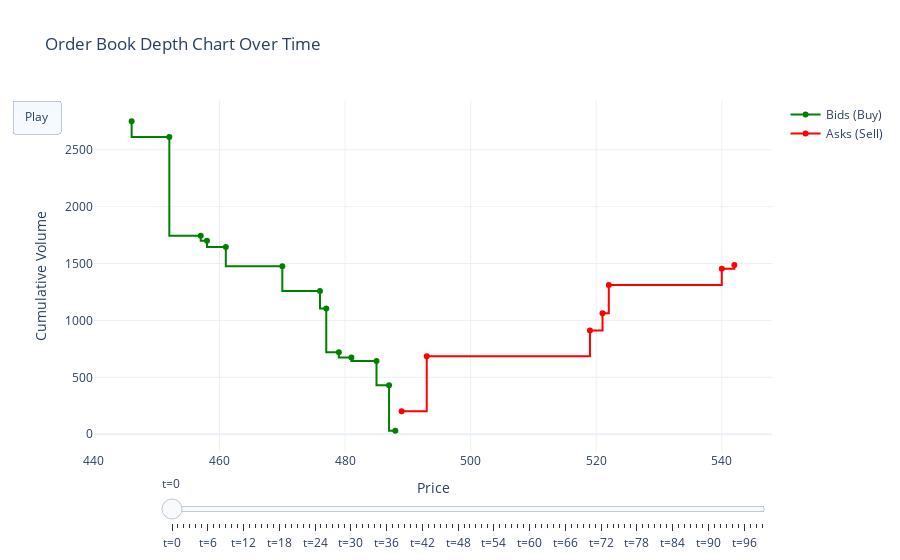

Here is the notebook cell this chart was saved with:
### Code cell
import plotly.graph_objects as go
import numpy as np


frames = []
initial_bids = []
initial_asks = []

for t in range(100):
    buy_prices = []
    buy_volumes = []
    for orders, currentNode in exchange.buys.head.in_order():
        buy_prices.append(currentNode.value)
        buy_volumes.append(sum(order.unfilledVolume for order in orders))
    
    sell_prices = []
    sell_volumes = []
    for orders, currentNode in exchange.sells.head.in_order():
        sell_prices.append(currentNode.value)
        sell_volumes.append(sum(order.unfilledVolume for order in orders))

    buy_cumvol = np.cumsum(buy_volumes)
    sell_cumvol = np.cumsum(sell_volumes)

    # Save the first snapshot to use as the base
    if t == 0:
        initial_bids = [go.Scatter(
            x=buy_prices,
            y=buy_cumvol,
            mode='lines+markers',
            name='Bids (Buy)',
            line=dict(color='green', shape='hv')
        )]
        initial_asks = [go.Scatter(
            x=sell_prices,
            y=sell_cumvol,
            mode='lines+markers',
            name='Asks (Sell)',
            line=dict(color='red', shape='hv')
        )]

    # Each frame stores updated bid/ask lines
    frames.append(go.Frame(
        name=str(t),
        data=[
            go.Scatter(x=buy_prices, y=buy_cumvol, mode='lines+markers',
                       line=dict(color='green', shape='hv')),
            go.Scatter(x=sell_prices, y=sell_cumvol, mode='lines+markers',
                       line=dict(color='red', shape='hv'))
        ]
    ))

    order1 = Order(np.floor(np.random.normal()* 10) + 500,random.randint(1,500),False)
    order2 = Order(np.floor(np.random.normal()* 10) + 495,random.randint(1,500),True)
    exchange.submitOrder(random.choice([order1,order2]))

# Create figure with initial data
fig = go.Figure(
    data=initial_bids + initial_asks,
    layout=go.Layout(
        title="Order Book Depth Chart Over Time",
        xaxis_title="Price",
        yaxis_title="Cumulative Volume",
        template='plotly_white',
        updatemenus=[dict(
            type="buttons",
            buttons=[dict(label="Play", method="animate", args=[None])]
        )]
    ),
    frames=frames
)

# Add slider for time
fig.update_layout(
    sliders=[{
        "steps": [
            {
                "method": "animate",
                "args": [[str(t)], {"mode": "immediate", "frame": {"duration": 200, "redraw": True}}],
                "label": f"t={t}"
            } for t in range(len(frames))
        ],
        "transition": {"duration": 0},
        "x": 0.1,
        "len": 0.9
    }]
)

fig.show()

### Figure 1 — Plotly figure (JSON) as saved in the notebook; plotly's stock layout.template omitted (floating-point values rounded to 4 significant figures)
{"data": [{"line": {"color": "green", "shape": "hv"}, "mode": "lines+markers", "name": "Bids (Buy)", "type": "scatter", "x": [488, 487, 485, 481, 479, 477, 476, 470, 461, 458, 457, 452, 446], "y": [31, 431, 643, 673, 721, 1104, 1259, 1477, 1646, 1700, 1745, 2613, 2750]}, {"line": {"color": "red", "shape": "hv"}, "mode": "lines+markers", "name": "Asks (Sell)", "type": "scatter", "x": [489, 493, 519, 521, 522, 540, 542], "y": [201, 685, 911, 1063, 1311, 1454, 1488]}], "layout": {"sliders": [{"len": 0.9, "steps": [{"args": [["0"], {"frame": {"duration": 200, "redraw": true}, "mode": "immediate"}], "label": "t=0", "method": "animate"}, {"args": [["1"], {"frame": {"duration": 200, "redraw": true}, "mode": "immediate"}], "label": "t=1", "method": "animate"}, {"args": [["2"], {"frame": {"duration": 200, "redraw": true}, "mode": "immediate"}], "label": "t=2", "method": "animate"}, {"args": [["3"], {"frame": {"duration": 200, "redraw": true}, "mode": "immediate"}], "label": "t=3", "method": "animate"}, {"args": [["4"], {"frame": {"duration": 200, "redraw": true}, "mode": "immediate"}], "label": "t=4", "method": "animate"}, {"args": [["5"], {"frame": {"duration": 200, "redraw": true}, "mode": "immediate"}], "label": "t=5", "method": "animate"}, {"args": [["6"], {"frame": {"duration": 200, "redraw": true}, "mode": "immediate"}], "label": "t=6", "method": "animate"}, {"args": [["7"], {"frame": {"duration": 200, "redraw": true}, "mode": "immediate"}], "label": "t=7", "method": "animate"}, {"args": [["8"], {"frame": {"duration": 200, "redraw": true}, "mode": "immediate"}], "label": "t=8", "method": "animate"}, {"args": [["9"], {"frame": {"duration": 200, "redraw": true}, "mode": "immediate"}], "label": "t=9", "method": "animate"}, {"args": [["10"], {"frame": {"duration": 200, "redraw": true}, "mode": "immediate"}], "label": "t=10", "method": "animate"}, {"args": [["11"], {"frame": {"duration": 200, "redraw": true}, "mode": "immediate"}], "label": "t=11", "method": "animate"}, {"args": [["12"], {"frame": {"duration": 200, "redraw": true}, "mode": "immediate"}], "label": "t=12", "method": "animate"}, {"args": [["13"], {"frame": {"duration": 200, "redraw": true}, "mode": "immediate"}], "label": "t=13", "method": "animate"}, {"args": [["14"], {"frame": {"duration": 200, "redraw": true}, "mode": "immediate"}], "label": "t=14", "method": "animate"}, {"args": [["15"], {"frame": {"duration": 200, "redraw": true}, "mode": "immediate"}], "label": "t=15", "method": "animate"}, {"args": [["16"], {"frame": {"duration": 200, "redraw": true}, "mode": "immediate"}], "label": "t=16", "method": "animate"}, {"args": [["17"], {"frame": {"duration": 200, "redraw": true}, "mode": "immediate"}], "label": "t=17", "method": "animate"}, {"args": [["18"], {"frame": {"duration": 200, "redraw": true}, "mode": "immediate"}], "label": "t=18", "method": "animate"}, {"args": [["19"], {"frame": {"duration": 200, "redraw": true}, "mode": "immediate"}], "label": "t=19", "method": "animate"}, {"args": [["20"], {"frame": {"duration": 200, "redraw": true}, "mode": "immediate"}], "label": "t=20", "method": "animate"}, {"args": [["21"], {"frame": {"duration": 200, "redraw": true}, "mode": "immediate"}], "label": "t=21", "method": "animate"}, {"args": [["22"], {"frame": {"duration": 200, "redraw": true}, "mode": "immediate"}], "label": "t=22", "method": "animate"}, {"args": [["23"], {"frame": {"duration": 200, "redraw": true}, "mode": "immediate"}], "label": "t=23", "method": "animate"}, {"args": [["24"], {"frame": {"duration": 200, "redraw": true}, "mode": "immediate"}], "label": "t=24", "method": "animate"}, {"args": [["25"], {"frame": {"duration": 200, "redraw": true}, "mode": "immediate"}], "label": "t=25", "method": "animate"}, {"args": [["26"], {"frame": {"duration": 200, "redraw": true}, "mode": "immediate"}], "label": "t=26", "method": "animate"}, {"args": [["27"], {"frame": {"duration": 200, "redraw": true}, "mode": "immediate"}], "label": "t=27", "method": "animate"}, {"args": [["28"], {"frame": {"duration": 200, "redraw": true}, "mode": "immediate"}], "label": "t=28", "method": "animate"}, {"args": [["29"], {"frame": {"duration": 200, "redraw": true}, "mode": "immediate"}], "label": "t=29", "method": "animate"}, {"args": [["30"], {"frame": {"duration": 200, "redraw": true}, "mode": "immediate"}], "label": "t=30", "method": "animate"}, {"args": [["31"], {"frame": {"duration": 200, "redraw": true}, "mode": "immediate"}], "label": "t=31", "method": "animate"}, {"args": [["32"], {"frame": {"duration": 200, "redraw": true}, "mode": "immediate"}], "label": "t=32", "method": "animate"}, {"args": [["33"], {"frame": {"duration": 200, "redraw": true}, "mode": "immediate"}], "label": "t=33", "method": "animate"}, {"args": [["34"], {"frame": {"duration": 200, "redraw": true}, "mode": "immediate"}], "label": "t=34", "method": "animate"}, {"args": [["35"], {"frame": {"duration": 200, "redraw": true}, "mode": "immediate"}], "label": "t=35", "method": "animate"}, {"args": [["36"], {"frame": {"duration": 200, "redraw": true}, "mode": "immediate"}], "label": "t=36", "method": "animate"}, {"args": [["37"], {"frame": {"duration": 200, "redraw": true}, "mode": "immediate"}], "label": "t=37", "method": "animate"}, {"args": [["38"], {"frame": {"duration": 200, "redraw": true}, "mode": "immediate"}], "label": "t=38", "method": "animate"}, {"args": [["39"], {"frame": {"duration": 200, "redraw": true}, "mode": "immediate"}], "label": "t=39", "method": "animate"}, {"args": [["40"], {"frame": {"duration": 200, "redraw": true}, "mode": "immediate"}], "label": "t=40", "method": "animate"}, {"args": [["41"], {"frame": {"duration": 200, "redraw": true}, "mode": "immediate"}], "label": "t=41", "method": "animate"}, {"args": [["42"], {"frame": {"duration": 200, "redraw": true}, "mode": "immediate"}], "label": "t=42", "method": "animate"}, {"args": [["43"], {"frame": {"duration": 200, "redraw": true}, "mode": "immediate"}], "label": "t=43", "method": "animate"}, {"args": [["44"], {"frame": {"duration": 200, "redraw": true}, "mode": "immediate"}], "label": "t=44", "method": "animate"}, {"args": [["45"], {"frame": {"duration": 200, "redraw": true}, "mode": "immediate"}], "label": "t=45", "method": "animate"}, {"args": [["46"], {"frame": {"duration": 200, "redraw": true}, "mode": "immediate"}], "label": "t=46", "method": "animate"}, {"args": [["47"], {"frame": {"duration": 200, "redraw": true}, "mode": "immediate"}], "label": "t=47", "method": "animate"}, {"args": [["48"], {"frame": {"duration": 200, "redraw": true}, "mode": "immediate"}], "label": "t=48", "method": "animate"}, {"args": [["49"], {"frame": {"duration": 200, "redraw": true}, "mode": "immediate"}], "label": "t=49", "method": "animate"}, {"args": [["50"], {"frame": {"duration": 200, "redraw": true}, "mode": "immediate"}], "label": "t=50", "method": "animate"}, {"args": [["51"], {"frame": {"duration": 200, "redraw": true}, "mode": "immediate"}], "label": "t=51", "method": "animate"}, {"args": [["52"], {"frame": {"duration": 200, "redraw": true}, "mode": "immediate"}], "label": "t=52", "method": "animate"}, {"args": [["53"], {"frame": {"duration": 200, "redraw": true}, "mode": "immediate"}], "label": "t=53", "method": "animate"}, {"args": [["54"], {"frame": {"duration": 200, "redraw": true}, "mode": "immediate"}], "label": "t=54", "method": "animate"}, {"args": [["55"], {"frame": {"duration": 200, "redraw": true}, "mode": "immediate"}], "label": "t=55", "method": "animate"}, {"args": [["56"], {"frame": {"duration": 200, "redraw": true}, "mode": "immediate"}], "label": "t=56", "method": "animate"}, {"args": [["57"], {"frame": {"duration": 200, "redraw": true}, "mode": "immediate"}], "label": "t=57", "method": "animate"}, {"args": [["58"], {"frame": {"duration": 200, "redraw": true}, "mode": "immediate"}], "label": "t=58", "method": "animate"}, {"args": [["59"], {"frame": {"duration": 200, "redraw": true}, "mode": "immediate"}], "label": "t=59", "method": "animate"}, {"args": [["60"], {"frame": {"duration": 200, "redraw": true}, "mode": "immediate"}], "label": "t=60", "method": "animate"}, {"args": [["61"], {"frame": {"duration": 200, "redraw": true}, "mode": "immediate"}], "label": "t=61", "method": "animate"}, {"args": [["62"], {"frame": {"duration": 200, "redraw": true}, "mode": "immediate"}], "label": "t=62", "method": "animate"}, {"args": [["63"], {"frame": {"duration": 200, "redraw": true}, "mode": "immediate"}], "label": "t=63", "method": "animate"}, {"args": [["64"], {"frame": {"duration": 200, "redraw": true}, "mode": "immediate"}], "label": "t=64", "method": "animate"}, {"args": [["65"], {"frame": {"duration": 200, "redraw": true}, "mode": "immediate"}], "label": "t=65", "method": "animate"}, {"args": [["66"], {"frame": {"duration": 200, "redraw": true}, "mode": "immediate"}], "label": "t=66", "method": "animate"}, {"args": [["67"], {"frame": {"duration": 200, "redraw": true}, "mode": "immediate"}], "label": "t=67", "method": "animate"}, {"args": [["68"], {"frame": {"duration": 200, "redraw": true}, "mode": "immediate"}], "label": "t=68", "method": "animate"}, {"args": [["69"], {"frame": {"duration": 200, "redraw": true}, "mode": "immediate"}], "label": "t=69", "method": "animate"}, {"args": [["70"], {"frame": {"duration": 200, "redraw": true}, "mode": "immediate"}], "label": "t=70", "method": "animate"}, {"args": [["71"], {"frame": {"duration": 200, "redraw": true}, "mode": "immediate"}], "label": "t=71", "method": "animate"}, {"args": [["72"], {"frame": {"duration": 200, "redraw": true}, "mode": "immediate"}], "label": "t=72", "method": "animate"}, {"args": [["73"], {"frame": {"duration": 200, "redraw": true}, "mode": "immediate"}], "label": "t=73", "method": "animate"}, {"args": [["74"], {"frame": {"duration": 200, "redraw": true}, "mode": "immediate"}], "label": "t=74", "method": "animate"}, {"args": [["75"], {"frame": {"duration": 200, "redraw": true}, "mode": "immediate"}], "label": "t=75", "method": "animate"}, {"args": [["76"], {"frame": {"duration": 200, "redraw": true}, "mode": "immediate"}], "label": "t=76", "method": "animate"}, {"args": [["77"], {"frame": {"duration": 200, "redraw": true}, "mode": "immediate"}], "label": "t=77", "method": "animate"}, {"args": [["78"], {"frame": {"duration": 200, "redraw": true}, "mode": "immediate"}], "label": "t=78", "method": "animate"}, {"args": [["79"], {"frame": {"duration": 200, "redraw": true}, "mode": "immediate"}], "label": "t=79", "method": "animate"}, {"args": [["80"], {"frame": {"duration": 200, "redraw": true}, "mode": "immediate"}], "label": "t=80", "method": "animate"}, {"args": [["81"], {"frame": {"duration": 200, "redraw": true}, "mode": "immediate"}], "label": "t=81", "method": "animate"}, {"args": [["82"], {"frame": {"duration": 200, "redraw": true}, "mode": "immediate"}], "label": "t=82", "method": "animate"}, {"args": [["83"], {"frame": {"duration": 200, "redraw": true}, "mode": "immediate"}], "label": "t=83", "method": "animate"}, {"args": [["84"], {"frame": {"duration": 200, "redraw": true}, "mode": "immediate"}], "label": "t=84", "method": "animate"}, {"args": [["85"], {"frame": {"duration": 200, "redraw": true}, "mode": "immediate"}], "label": "t=85", "method": "animate"}, {"args": [["86"], {"frame": {"duration": 200, "redraw": true}, "mode": "immediate"}], "label": "t=86", "method": "animate"}, {"args": [["87"], {"frame": {"duration": 200, "redraw": true}, "mode": "immediate"}], "label": "t=87", "method": "animate"}, {"args": [["88"], {"frame": {"duration": 200, "redraw": true}, "mode": "immediate"}], "label": "t=88", "method": "animate"}, {"args": [["89"], {"frame": {"duration": 200, "redraw": true}, "mode": "immediate"}], "label": "t=89", "method": "animate"}, {"args": [["90"], {"frame": {"duration": 200, "redraw": true}, "mode": "immediate"}], "label": "t=90", "method": "animate"}, {"args": [["91"], {"frame": {"duration": 200, "redraw": true}, "mode": "immediate"}], "label": "t=91", "method": "animate"}, {"args": [["92"], {"frame": {"duration": 200, "redraw": true}, "mode": "immediate"}], "label": "t=92", "method": "animate"}, {"args": [["93"], {"frame": {"duration": 200, "redraw": true}, "mode": "immediate"}], "label": "t=93", "method": "animate"}, {"args": [["94"], {"frame": {"duration": 200, "redraw": true}, "mode": "immediate"}], "label": "t=94", "method": "animate"}, {"args": [["95"], {"frame": {"duration": 200, "redraw": true}, "mode": "immediate"}], "label": "t=95", "method": "animate"}, {"args": [["96"], {"frame": {"duration": 200, "redraw": true}, "mode": "immediate"}], "label": "t=96", "method": "animate"}, {"args": [["97"], {"frame": {"duration": 200, "redraw": true}, "mode": "immediate"}], "label": "t=97", "method": "animate"}, {"args": [["98"], {"frame": {"duration": 200, "redraw": true}, "mode": "immediate"}], "label": "t=98", "method": "animate"}, {"args": [["99"], {"frame": {"duration": 200, "redraw": true}, "mode": "immediate"}], "label": "t=99", "method": "animate"}], "transition": {"duration": 0}, "x": 0.1}], "title": {"text": "Order Book Depth Chart Over Time"}, "updatemenus": [{"buttons": [{"args": [null], "label": "Play", "method": "animate"}], "type": "buttons"}], "xaxis": {"title": {"text": "Price"}}, "yaxis": {"title": {"text": "Cumulative Volume"}}}}
